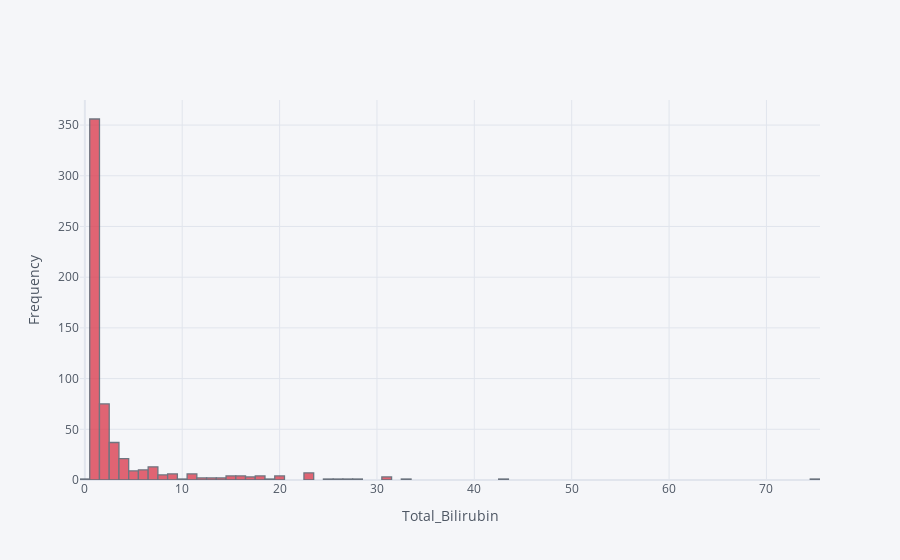

The code cell stored with this chart in its notebook:
### Markdown cell above
**Conclusion:** Gender seems to affect the final diagnosis. Also, age affects the diagnosis but not in the same extend as gender.
### Total Bilirubin & Direct Bilirubin

A bilirubin test measures the amount of **total bilirubin** in your blood. It’s used to help find the cause of health conditions like jaundice, anemia, and liver disease. If your bilirubin levels are higher than normal, it’s a sign that either your red blood cells are breaking down at an unusual rate or that your liver isn’t breaking down waste properly and clearing the bilirubin from your blood. [[1]](https://www.webmd.com/a-to-z-guides/bilirubin-test)

A bilirubin test measures total bilirubin. It can also give levels of two different types of bilirubin: unconjugated and conjugated.

* For adults over 18, normal total bilirubin can be up to 1.2 milligrams per deciliter (mg/dl) of blood. 
* For those under 18, the normal level will be 1 mg/dl. Normal results for conjugated (direct) bilirubin should be less than 0.3 mg/dl. Men tend to have slightly higher bilirubin levels than women [[1]](http://www.webmd.com/a-to-z-guides/bilirubin-test)

### Code cell
df['Total_Bilirubin'].iplot(kind = 'hist', color = 'red', xTitle = 'Total_Bilirubin', yTitle = 'Frequency')

### Figure 1 — Plotly figure (JSON) as saved in the notebook; plotly's stock layout.template omitted (floating-point values rounded to 4 significant figures; data arrays with more than 128 entries replaced by an {"elided": "..."} marker saying what was removed)
{"data": [{"histfunc": "count", "histnorm": "", "marker": {"color": "rgba(219, 64, 82, 1.0)", "line": {"color": "#4D5663", "width": 1.3}}, "name": "Total_Bilirubin", "opacity": 0.8, "orientation": "v", "type": "histogram", "x": {"elided": "583 float values"}}], "layout": {"barmode": "overlay", "legend": {"bgcolor": "#F5F6F9", "font": {"color": "#4D5663"}}, "paper_bgcolor": "#F5F6F9", "plot_bgcolor": "#F5F6F9", "title": {"font": {"color": "#4D5663"}}, "xaxis": {"gridcolor": "#E1E5ED", "showgrid": true, "tickfont": {"color": "#4D5663"}, "title": {"font": {"color": "#4D5663"}, "text": "Total_Bilirubin"}, "zerolinecolor": "#E1E5ED"}, "yaxis": {"gridcolor": "#E1E5ED", "showgrid": true, "tickfont": {"color": "#4D5663"}, "title": {"font": {"color": "#4D5663"}, "text": "Frequency"}, "zerolinecolor": "#E1E5ED"}}}
